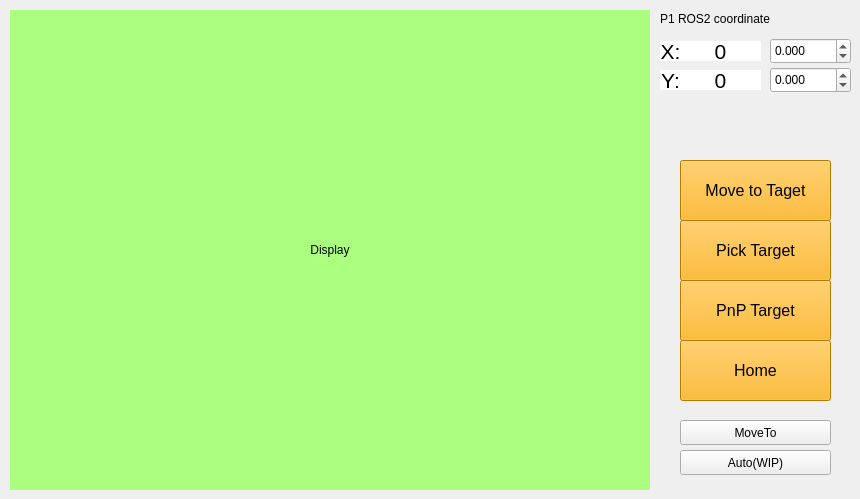
    <widget class="QWidget" name="visionpage">
     <widget class="QLabel" name="Display">
      <property name="geometry">
       <rect>
        <x>10</x>
        <y>10</y>
        <width>640</width>
        <height>480</height>
       </rect>
      </property>
      <property name="styleSheet">
       <string notr="true">background-color: rgb(170, 255, 127);</string>
      </property>
      <property name="text">
       <string>Display</string>
      </property>
      <property name="alignment">
       <set>Qt::AlignCenter</set>
      </property>
     </widget>
     <widget class="QPushButton" name="home_bt">
      <property name="geometry">
       <rect>
        <x>680</x>
        <y>340</y>
        <width>151</width>
        <height>61</height>
       </rect>
      </property>
      <property name="font">
       <font>
        <pointsize>12</pointsize>
       </font>
      </property>
      <property name="styleSheet">
       <string notr="true">background-color: rgb(255, 170, 0);</string>
      </property>
      <property name="text">
       <string>Home</string>
      </property>
     </widget>
     <widget class="QPushButton" name="Gopoint">
      <property name="geometry">
       <rect>
        <x>680</x>
        <y>160</y>
        <width>151</width>
        <height>61</height>
       </rect>
      </property>
      <property name="font">
       <font>
        <pointsize>12</pointsize>
       </font>
      </property>
      <property name="styleSheet">
       <string notr="true">background-color: rgb(255, 170, 0);</string>
      </property>
      <property name="text">
       <string>Move to Taget</string>
      </property>
     </widget>
     <widget class="QPushButton" name="pnp_bt">
      <property name="geometry">
       <rect>
        <x>680</x>
        <y>280</y>
        <width>151</width>
        <height>61</height>
       </rect>
      </property>
      <property name="font">
       <font>
        <pointsize>12</pointsize>
       </font>
      </property>
      <property name="styleSheet">
       <string notr="true">background-color: rgb(255, 170, 0);</string>
      </property>
      <property name="text">
       <string>PnP Target</string>
      </property>
     </widget>
     <widget class="QLabel" name="label_18">
      <property name="geometry">
       <rect>
        <x>660</x>
        <y>70</y>
        <width>21</width>
        <height>20</height>
       </rect>
      </property>
      <property name="font">
       <font>
        <pointsize>16</pointsize>
       </font>
      </property>
      <property name="styleSheet">
       <string notr="true">background-color: rgb(255, 255, 255);</string>
      </property>
      <property name="text">
       <string>Y:</string>
      </property>
      <property name="alignment">
       <set>Qt::AlignCenter</set>
      </property>
     </widget>
     <widget class="QLabel" name="label_15">
      <property name="geometry">
       <rect>
        <x>660</x>
        <y>10</y>
        <width>141</width>
        <height>17</height>
       </rect>
      </property>
      <property name="text">
       <string>P1 ROS2 coordinate</string>
      </property>
     </widget>
     <widget class="QLabel" name="Vision_X">
      <property name="geometry">
       <rect>
        <x>680</x>
        <y>41</y>
        <width>81</width>
        <height>20</height>
       </rect>
      </property>
      <property name="font">
       <font>
        <pointsize>16</pointsize>
       </font>
      </property>
      <property name="styleSheet">
       <string notr="true">background-color: rgb(255, 255, 255);</string>
      </property>
      <property name="text">
       <string>0</string>
      </property>
      <property name="alignment">
       <set>Qt::AlignCenter</set>
      </property>
     </widget>
     <widget class="QLabel" name="Vision_Y">
      <property name="geometry">
       <rect>
        <x>680</x>
        <y>70</y>
        <width>81</width>
        <height>20</height>
       </rect>
      </property>
      <property name="font">
       <font>
        <pointsize>16</pointsize>
       </font>
      </property>
      <property name="styleSheet">
       <string notr="true">background-color: rgb(255, 255, 255);</string>
      </property>
      <property name="text">
       <string>0</string>
      </property>
      <property name="alignment">
       <set>Qt::AlignCenter</set>
      </property>
     </widget>
     <widget class="QLabel" name="label_16">
      <property name="geometry">
       <rect>
        <x>660</x>
        <y>41</y>
        <width>21</width>
        <height>20</height>
       </rect>
      </property>
      <property name="font">
       <font>
        <pointsize>16</pointsize>
       </font>
      </property>
      <property name="styleSheet">
       <string notr="true">background-color: rgb(255, 255, 255);</string>
      </property>
      <property name="text">
       <string>X:</string>
      </property>
      <property name="alignment">
       <set>Qt::AlignCenter</set>
      </property>
     </widget>
     <widget class="QPushButton" name="pick_target_bt">
      <property name="geometry">
       <rect>
        <x>680</x>
        <y>220</y>
        <width>151</width>
        <height>61</height>
       </rect>
      </property>
      <property name="font">
       <font>
        <pointsize>12</pointsize>
       </font>
      </property>
      <property name="styleSheet">
       <string notr="true">background-color: rgb(255, 170, 0);</string>
      </property>
      <property name="text">
       <string>Pick Target</string>
      </property>
     </widget>
     <widget class="QDoubleSpinBox" name="x_offset_spin">
      <property name="geometry">
       <rect>
        <x>770</x>
        <y>38</y>
        <width>81</width>
        <height>26</height>
       </rect>
      </property>
      <property name="decimals">
       <number>3</number>
      </property>
      <property name="minimum">
       <double>-99.989999999999995</double>
      </property>
      <property name="singleStep">
       <double>0.010000000000000</double>
      </property>
     </widget>
     <widget class="QDoubleSpinBox" name="y_offset_spin">
      <property name="geometry">
       <rect>
        <x>770</x>
        <y>67</y>
        <width>81</width>
        <height>26</height>
       </rect>
      </property>
      <property name="decimals">
       <number>3</number>
      </property>
      <property name="minimum">
       <double>-99.989999999999995</double>
      </property>
      <property name="singleStep">
       <double>0.010000000000000</double>
      </property>
      <property name="stepType">
       <enum>QAbstractSpinBox::DefaultStepType</enum>
      </property>
      <property name="value">
       <double>0.000000000000000</double>
      </property>
     </widget>
     <widget class="QPushButton" name="auto_bt">
      <property name="geometry">
       <rect>
        <x>680</x>
        <y>450</y>
        <width>151</width>
        <height>25</height>
       </rect>
      </property>
      <property name="text">
       <string>Auto(WIP)</string>
      </property>
     </widget>
     <widget class="QPushButton" name="moveto_bt">
      <property name="geometry">
       <rect>
        <x>680</x>
        <y>420</y>
        <width>151</width>
        <height>25</height>
       </rect>
      </property>
      <property name="text">
       <string>MoveTo</string>
      </property>
     </widget>
    </widget>
